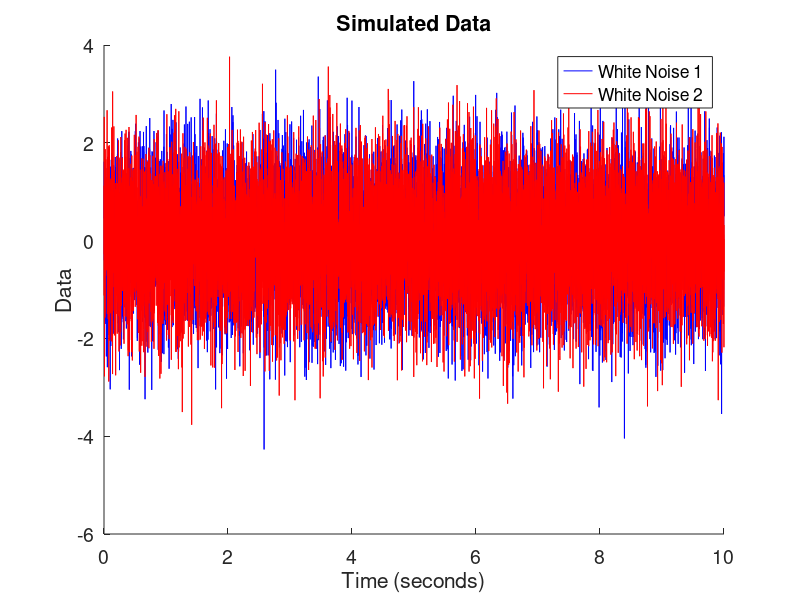

This figure's MATLAB source: (Note: this script raises an error after producing the figure.)
function Chapter_5_Question_8_Part_1()
    % Question 8 - Multitaper Coherence with White Noise
    % note: requires the Chronux toolbox is downloaded and in your MATLAB
    % directory
    
    %Describe Data
    T = 10;
    sample_interval = .001;
    sample_freq = 1/sample_interval;
    t = sample_interval:sample_interval:T;
    N = length(t);
    
    %Generate Gaussian White Noise
    x = randn(1, N);
    x = (x - mean(x)) ./ std(x);
    y = randn(1, N);
    y = (y - mean(y)) ./ std(y);
    
    %Visualize Data
    figure()
    hold on
    plot(t, x, 'b', 'LineWidth', 0.5)
    plot(t, y, 'r', 'LineWidth', 0.5)
    hold off
    xlabel('Time (seconds)')
    ylabel('Data')
    title('Simulated Data')
    legend({'White Noise 1', 'White Noise 2'})
    set(gca, 'FontSize', 14)
    
    %Compute Coherence With Helper Function (we expect it to be 1 since it's
    %only one trial)
    [~, ~, ~, ~, cohr, ~, faxis] = ...
        Chapter_5_Analyze_Electrodes(x, y, sample_freq, T);
    
    %Plot Coherence (we expect it to be 1 since it's only one trial)
    figure()
    plot(faxis, cohr, 'k', 'LineWidth', 2)
    ylim([0 1.1])
    xlabel('Frequency (Hz)')
    ylabel('Coherence')
    title('Single-Trial Coherence (Regular Method)')
    set(gca, 'FontSize', 14)
    
    %Set Up the MTM Coherence Parameters
    TW = 20;
    ntapers = 2*TW - 1;
    params.Fs = sample_freq;
    params.tapers = [TW, ntapers];
    params.pad = -1;
    
    %Try to Get MTM Coherence
    try
        [C, phi, S12, S1, S2, f] = coherencyc(x, y, params);
    catch
        disp('Please Install Chronux to Display the Multitaper Coherence')
        return
    end
    
    %Plot Coherence (Multitaper Method)
    figure()
    plot(f, C, 'k', 'LineWidth', 2)
    ylim([0 1])
    xlabel('Frequency (Hz)')
    ylabel('Coherence')
    title('Single Trial Coherence (Multitaper Method)')
    set(gca, 'FontSize', 14)
    
    % We see that the regular method of coherence causes problems, since we
    % only have one trial. The multitaper method shows noisy coherence, but
    % clearly no frequency is past the noisy baseline.
    
end
